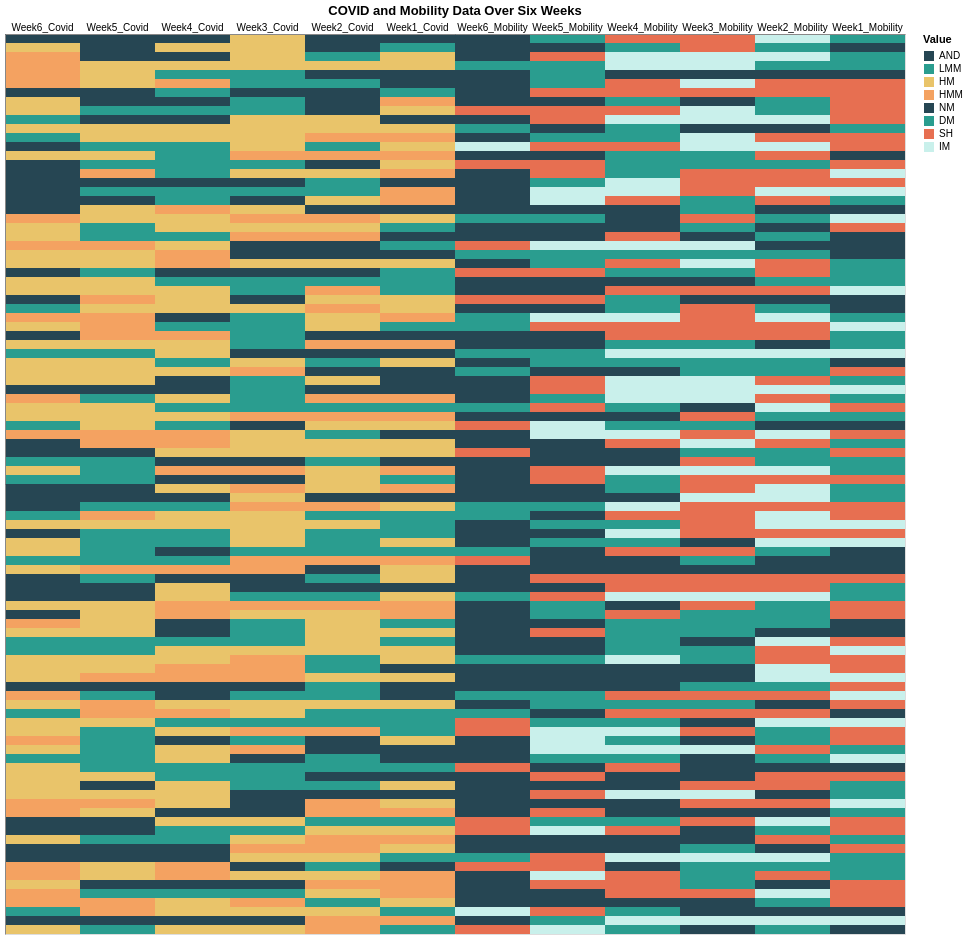

Source (notebook cell):
### Code cell
domain_ = ['AND', 'LMM', 'HM', 'HMM','NM','DM','SH','IM']
range_= ['#264653', '#2a9d8f', '#e9c46a', '#f4a261','#264653','#2a9d8f','#e76f51','#c9f0eb'] #evitare conflitti con funzione predefinita

week_order = [
    'Week6_Covid', 'Week5_Covid', 'Week4_Covid', 'Week3_Covid', 'Week2_Covid', 'Week1_Covid',
    'Week6_Mobility', 'Week5_Mobility', 'Week4_Mobility', 'Week3_Mobility', 'Week2_Mobility', 'Week1_Mobility'
]


alt.Chart(alt_df).mark_rect().encode(
    x=alt.X('Week_Metric:N', sort=week_order, axis=alt.Axis(labelAngle=0, title=None, ticks=False, grid=False, orient='top')),
    y=alt.Y('id:O',axis=alt.Axis(ticks=False, title=None, grid=False, labels=False) ),
    color=alt.Color('Value', scale=alt.Scale(domain=domain_, range=range_)),
    tooltip=['Week_Metric', 'Value']
).properties(
    title="COVID and Mobility Data Over Six Weeks",
    width=900,
    height=900
)

### Figure 1 — Vega-Lite specification as saved in the notebook (floating-point values rounded to 4 significant figures; data arrays with more than 128 entries replaced by an {"elided": "..."} marker saying what was removed)
{"config": {"view": {"continuousWidth": 300, "continuousHeight": 300}}, "data": {"name": "data-66bc8fb46bee111a54d83c29b78ddde2"}, "mark": {"type": "rect"}, "encoding": {"color": {"field": "Value", "scale": {"domain": ["AND", "LMM", "HM", "HMM", "NM", "DM", "SH", "IM"], "range": ["#264653", "#2a9d8f", "#e9c46a", "#f4a261", "#264653", "#2a9d8f", "#e76f51", "#c9f0eb"]}, "type": "nominal"}, "tooltip": [{"field": "Week_Metric", "type": "nominal"}, {"field": "Value", "type": "nominal"}], "x": {"axis": {"grid": false, "labelAngle": 0, "orient": "top", "ticks": false, "title": null}, "field": "Week_Metric", "sort": ["Week6_Covid", "Week5_Covid", "Week4_Covid", "Week3_Covid", "Week2_Covid", "Week1_Covid", "Week6_Mobility", "Week5_Mobility", "Week4_Mobility", "Week3_Mobility", "Week2_Mobility", "Week1_Mobility"], "type": "nominal"}, "y": {"axis": {"grid": false, "labels": false, "ticks": false, "title": null}, "field": "id", "type": "ordinal"}}, "height": 900, "title": "COVID and Mobility Data Over Six Weeks", "width": 900, "$schema": "https://vega.github.io/schema/vega-lite/v5.17.0.json", "datasets": {"data-66bc8fb46bee111a54d83c29b78ddde2": {"elided": "1200 records"}}}
